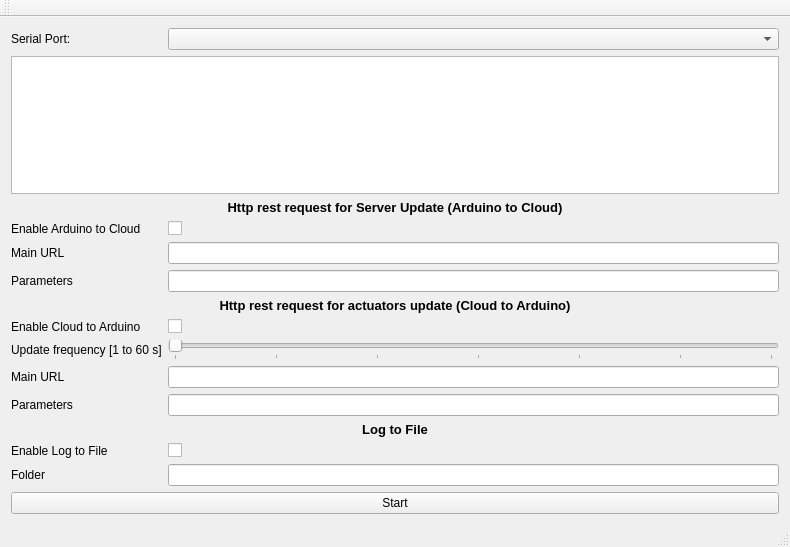
<?xml version="1.0" encoding="UTF-8"?>
<ui version="4.0">
 <class>MainWindow</class>
 <widget class="QMainWindow" name="MainWindow">
  <property name="geometry">
   <rect>
    <x>0</x>
    <y>0</y>
    <width>790</width>
    <height>547</height>
   </rect>
  </property>
  <property name="windowTitle">
   <string>MainWindow</string>
  </property>
  <widget class="QWidget" name="centralWidget">
   <layout class="QGridLayout" name="gridLayout_2">
    <item row="11" column="1">
     <widget class="QSlider" name="sliderFrequ">
      <property name="minimum">
       <number>1</number>
      </property>
      <property name="maximum">
       <number>60</number>
      </property>
      <property name="orientation">
       <enum>Qt::Horizontal</enum>
      </property>
      <property name="invertedAppearance">
       <bool>false</bool>
      </property>
      <property name="invertedControls">
       <bool>false</bool>
      </property>
      <property name="tickPosition">
       <enum>QSlider::TicksBelow</enum>
      </property>
      <property name="tickInterval">
       <number>10</number>
      </property>
     </widget>
    </item>
    <item row="6" column="1">
     <widget class="QLineEdit" name="edtURLA2C"/>
    </item>
    <item row="19" column="0" colspan="2">
     <widget class="QPushButton" name="btnStart">
      <property name="text">
       <string>Start</string>
      </property>
     </widget>
    </item>
    <item row="18" column="0">
     <widget class="QLabel" name="label_12">
      <property name="text">
       <string>Folder</string>
      </property>
     </widget>
    </item>
    <item row="16" column="0" colspan="2">
     <widget class="QLabel" name="label_11">
      <property name="font">
       <font>
        <pointsize>10</pointsize>
        <weight>75</weight>
        <bold>true</bold>
       </font>
      </property>
      <property name="text">
       <string>Log to File</string>
      </property>
      <property name="alignment">
       <set>Qt::AlignCenter</set>
      </property>
     </widget>
    </item>
    <item row="18" column="1">
     <widget class="QLineEdit" name="edtFolderLog"/>
    </item>
    <item row="7" column="0">
     <widget class="QLabel" name="label_3">
      <property name="text">
       <string>Parameters</string>
      </property>
     </widget>
    </item>
    <item row="15" column="1">
     <widget class="QLineEdit" name="edtParamC2A"/>
    </item>
    <item row="0" column="0">
     <widget class="QLabel" name="label">
      <property name="text">
       <string>Serial Port:</string>
      </property>
     </widget>
    </item>
    <item row="0" column="1">
     <widget class="QComboBox" name="selPort"/>
    </item>
    <item row="3" column="0" colspan="2">
     <widget class="QTextEdit" name="txtLog"/>
    </item>
    <item row="6" column="0">
     <widget class="QLabel" name="label_2">
      <property name="text">
       <string>Main URL</string>
      </property>
     </widget>
    </item>
    <item row="10" column="0">
     <widget class="QLabel" name="label_10">
      <property name="text">
       <string>Enable Cloud to Arduino</string>
      </property>
     </widget>
    </item>
    <item row="10" column="1">
     <widget class="QCheckBox" name="chkEnC2A">
      <property name="text">
       <string/>
      </property>
     </widget>
    </item>
    <item row="5" column="0">
     <widget class="QLabel" name="label_9">
      <property name="text">
       <string>Enable Arduino to Cloud</string>
      </property>
     </widget>
    </item>
    <item row="11" column="0">
     <widget class="QLabel" name="label_8">
      <property name="text">
       <string>Update frequency [1 to 60 s]</string>
      </property>
     </widget>
    </item>
    <item row="7" column="1">
     <widget class="QLineEdit" name="edtParamA2C"/>
    </item>
    <item row="15" column="0">
     <widget class="QLabel" name="label_7">
      <property name="text">
       <string>Parameters</string>
      </property>
     </widget>
    </item>
    <item row="9" column="0" colspan="2">
     <widget class="QLabel" name="label_5">
      <property name="font">
       <font>
        <pointsize>10</pointsize>
        <weight>75</weight>
        <bold>true</bold>
       </font>
      </property>
      <property name="text">
       <string>Http rest request for actuators update (Cloud to Arduino)</string>
      </property>
      <property name="alignment">
       <set>Qt::AlignCenter</set>
      </property>
     </widget>
    </item>
    <item row="14" column="1">
     <widget class="QLineEdit" name="edtURLC2A"/>
    </item>
    <item row="4" column="0" colspan="2">
     <widget class="QLabel" name="label_4">
      <property name="font">
       <font>
        <pointsize>10</pointsize>
        <weight>75</weight>
        <bold>true</bold>
       </font>
      </property>
      <property name="lineWidth">
       <number>2</number>
      </property>
      <property name="text">
       <string>Http rest request for Server Update (Arduino to Cloud)</string>
      </property>
      <property name="alignment">
       <set>Qt::AlignCenter</set>
      </property>
     </widget>
    </item>
    <item row="14" column="0">
     <widget class="QLabel" name="label_6">
      <property name="text">
       <string>Main URL</string>
      </property>
     </widget>
    </item>
    <item row="5" column="1">
     <widget class="QCheckBox" name="chkEnA2C">
      <property name="text">
       <string/>
      </property>
     </widget>
    </item>
    <item row="17" column="0">
     <widget class="QLabel" name="label_13">
      <property name="text">
       <string>Enable Log to File</string>
      </property>
     </widget>
    </item>
    <item row="17" column="1">
     <widget class="QCheckBox" name="chkEnLog">
      <property name="text">
       <string/>
      </property>
     </widget>
    </item>
   </layout>
  </widget>
  <widget class="QMenuBar" name="menuBar">
   <property name="geometry">
    <rect>
     <x>0</x>
     <y>0</y>
     <width>790</width>
     <height>21</height>
    </rect>
   </property>
  </widget>
  <widget class="QToolBar" name="mainToolBar">
   <attribute name="toolBarArea">
    <enum>TopToolBarArea</enum>
   </attribute>
   <attribute name="toolBarBreak">
    <bool>false</bool>
   </attribute>
  </widget>
  <widget class="QStatusBar" name="statusBar"/>
 </widget>
 <layoutdefault spacing="6" margin="11"/>
 <resources/>
 <connections/>
</ui>
